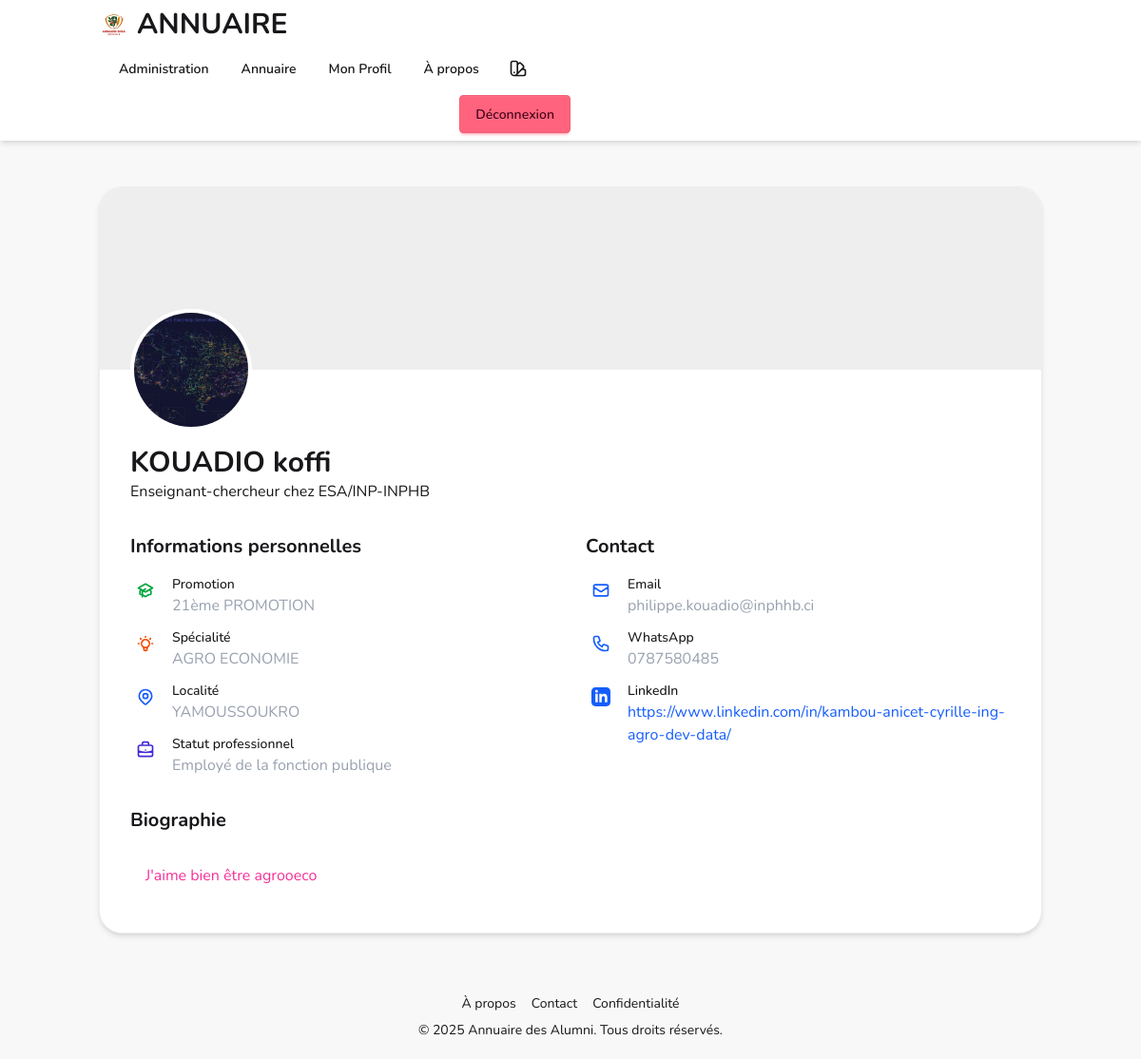
/profile/user/3 (signed in), run on the app's committed database.
### models.py (models this page shows, shortened)
class UserProfile(db.Model):
    __tablename__ = 'user_profiles'
    id = Column(Integer, primary_key=True, autoincrement=True)
    user_id = Column(Integer, db.ForeignKey('users.id'), nullable=False)
    created_at = Column(DateTime, default=datetime.utcnow)
    updated_at = Column(DateTime, default=datetime.utcnow, onupdate=datetime.utcnow)
    nom_prenoms = Column(String(100), nullable=False)
    promotion = Column(SQLEnum(PromotionEnum), nullable=True)
    specialite = Column(SQLEnum(SpecialiteEnum), nullable=True)
    structure = Column(String(255), nullable=True)  # Employeur
    fonction = Column(String(100), nullable=True)
    localite_residence = Column(String(100), nullable=True)
    numero_whatsapp = Column(String(20), nullable=True)
    autres_numeros = Column(String(100), nullable=True)
    email = Column(String(255), nullable=False)
    compte_linkedin = Column(String(255), nullable=True)
    biographie = Column(Text, nullable=True)
    photo_filename = Column(String(255), nullable=True)
    cv_filename = Column(String(255), nullable=True)
    statut_professionnel = Column(SQLEnum(StatutProfessionnelEnum), nullable=True)
    is_mentor_available = Column(Boolean, nullable=True, default=False)
    user = db.relationship('User', backref=db.backref('profile', uselist=False))
    __table_args__ = (
        db.CheckConstraint("LENGTH(numero_whatsapp) >= 10", name="check_whatsapp_length"),
    )

### routes/profile.py (the view)
@profile_bp.route('/user/<int:user_id>')
@login_required
def view_user_profile(user_id):
    user_profile = UserProfile.query.filter_by(user_id=user_id).first_or_404()
    return render_template('profile/view.html', profile=user_profile)

### models.py (called while the page is built)
@login_manager.user_loader
def load_user(user_id):
    return User.query.get(int(user_id))

    @property
    def is_authenticated(self):
        return True

    @property
    def is_admin(self):
        return self.role == RoleEnum.ADMIN or self.role == RoleEnum.SUPER_ADMIN

### templates/profile/view.html (shortened to what this page needs)
{% extends 'base.html' %}
{% block content %}
<div class=" rounded-3xl shadow-md overflow-hidden border border-base-300 bg-base-100">
    <div class="relative h-48 bg-base-300">
        <div class="absolute -bottom-16 left-8">
            {% if profile.photo_filename %}
                <img src="{{ url_for('static', filename='uploads/photos/' + profile.photo_filename) }}"
                     alt="{{ profile.nom_prenoms }}"
                     class="w-32 h-32 rounded-full border-4 border-white object-cover">
            {% else %}
                <div class="w-32 h-32 rounded-full border-4 border-white bg-gray-300 flex items-center justify-center">
                    <span class="text-3xl text-gray-600">{{ profile.nom_prenoms[:1] }}</span>
                </div>
            {% endif %}
        </div>
    </div>
    <div class="mt-20 px-8 pb-8">
        <div class="flex justify-between items-start">
            <div>
                <h1 class="text-3xl font-bold ">{{ profile.nom_prenoms }}</h1>
                <p class="">
                    {% if profile.fonction %}{{ profile.fonction }}{% endif %}
                    {% if profile.fonction and profile.structure %} chez {% endif %}
                    {% if profile.structure %}{{ profile.structure }}{% endif %}
                </p>
            </div>
        </div>
        <div class="grid grid-cols-1 md:grid-cols-2 gap-8 mt-8">
            <div>
                <h2 class="text-xl font-bold mb-4">Informations personnelles</h2>
                <div class="space-y-3">
                    {% if profile.promotion %}
                        <div class="flex items-start">
                            <div class="w-8 h-8 flex-shrink-0 flex items-center justify-center text-green-600">
                            </div>
                            <div class="ml-3">
                                <p class="text-sm font-medium ">Promotion</p>
                                <p class="text-gray-400">{{ profile.promotion.value }}</p>
                            </div>
                        </div>
                    {% endif %}
                    {% if profile.specialite %}
                        <div class="flex items-start">
                            <div class="w-8 h-8 flex-shrink-0 flex items-center justify-center text-orange-600">
                            </div>
                            <div class="ml-3">
                                <p class="text-sm font-medium">Spécialité</p>
                                <p class="text-gray-400">{{ profile.specialite.value }}</p>
                            </div>
                        </div>
                    {% endif %}
                    {% if profile.localite_residence %}
                        <div class="flex items-start">
                            <div class="w-8 h-8 flex-shrink-0 flex items-center justify-center text-blue-600">
                            </div>
                            <div class="ml-3">
                                <p class="text-sm font-medium ">Localité</p>
                                <p class="text-gray-400">{{ profile.localite_residence }}</p>
                            </div>
                        </div>
                    {% endif %}
                    {% if profile.statut_professionnel %}
                        <div class="flex items-start">
                            <div class="w-8 h-8 flex-shrink-0 flex items-center justify-center text-primary">
                            </div>
                            <div class="ml-3">
                                <p class="text-sm font-medium">Statut professionnel</p>
                                <p class="text-gray-400">{{ profile.statut_professionnel.value }}</p>
                            </div>
                        </div>
                    {% endif %}
                </div>
            </div>
            <div>
                <h2 class="text-xl font-bold  mb-4">Contact</h2>
                <div class="space-y-3">
                    <div class="flex items-start">
                        <div class="w-8 h-8 flex-shrink-0 flex items-center justify-center text-blue-600">
                            <svg xmlns="http://www.w3.org/2000/svg" class="h-5 w-5" fill="none" viewBox="0 0 24 24" stroke="currentColor">
                                <path stroke-linecap="round" stroke-linejoin="round" stroke-width="2" d="M3 8l7.89 5.26a2 2 0 002.22 0L21 8M5 19h14a2 2 0 002-2V7a2 2 0 00-2-2H5a2 2 0 00-2 2v10a2 2 0 002 2z" />
                            </svg>
                        </div>
                        <div class="ml-3">
                            <p class="text-sm font-medium ">Email</p>
                            <p class="text-gray-400">{{ profile.email }}</p>
                        </div>
                    </div>
                    {% if profile.numero_whatsapp %}
                        <div class="flex items-start">
                            <div class="w-8 h-8 flex-shrink-0 flex items-center justify-center text-blue-600">
                            </div>
                            <div class="ml-3">
                                <p class="text-sm font-medium ">WhatsApp</p>
                                <p class="text-gray-400">{{ profile.numero_whatsapp }}</p>
                            </div>
                        </div>
                    {% endif %}
                    {% if profile.compte_linkedin %}
                        <div class="flex items-start">
                            <div class="w-8 h-8 flex-shrink-0 flex items-center justify-center text-blue-600">
                            </div>
                            <div class="ml-3">
                                <p class="text-sm font-medium ">LinkedIn</p>
                                <a href="{{ profile.compte_linkedin }}" target="_blank" class="text-blue-600 hover:underline">{{ profile.compte_linkedin }}</a>
                            </div>
                        </div>
                    {% endif %}
                </div>
            </div>
        </div>
        {% if profile.biographie %}
            <div class="mt-8">
                <h2 class="text-xl font-bold  mb-4">Biographie</h2>
                <div class=" p-4 rounded-lg">
                    <p class=" whitespace-pre-line text-secondary">{{ profile.biographie }}</p>
                </div>
            </div>
        {% endif %}
    </div>
</div>
{% endblock %}

### templates/base.html (shortened to what this page needs)
<!DOCTYPE html>
<html lang="fr" data-theme="light">
<head>
    <link href="https://cdn.jsdelivr.net/npm/daisyui@5" rel="stylesheet" type="text/css" />
    <script src="https://cdn.jsdelivr.net/npm/@tailwindcss/browser@4"></script>
    <link href="https://cdn.jsdelivr.net/npm/daisyui@5/themes.css" rel="stylesheet" type="text/css" />
</head>
<body class="min-h-screen bg-base-200">
    <div class="navbar shadow-md sticky top-0 z-50 bg-base-100">
        <div class="container mx-auto px-4">
            <div class="navbar-start">
                <div class="flex items-center">
                    <img src="{{ url_for('static', filename='/assets/images/logo.png') }}" alt="Logo" class="w-8 h-8 mr-2 rounded-full">
                    <a href="{{ url_for('index.index') }}" class="text-3xl md:text-3xl font-bold">
                        ANNUAIRE</a>
                </div>
            </div>
            <div class="navbar-center hidden lg:flex">
                <ul class="menu menu-horizontal px-1">
                    {% if current_user.is_authenticated %}
                        {% if current_user.is_admin %}
                            <li><a href="{{ url_for('admin.dashboard') }}" class="btn btn-ghost">Administration</a></li>
                        {% endif %}
                        <li><a href="{{ url_for('annuaire.index') }}" class="btn btn-ghost">Annuaire</a></li>
                        <li><a href="{{ url_for('profile.view_profile') }}" class="btn btn-ghost">Mon Profil</a></li>
                        <li><a href="{{ url_for('info.info') }}" class="btn btn-ghost">À propos</a></li>
                    {% else %}
                        <li><a href="{{ url_for('info.info') }}" class="btn btn-ghost">À propos</a></li>
                    {% endif %}
                </ul>
                                    <div class="dropdown dropdown-end">
                                        <div tabindex="0" role="button" class="btn btn-ghost btn-circle btn-sm md:btn-md">
                                        </div>
                                    </div>
            </div>
            <div class="navbar-end">
                <div class="flex items-center gap-2">
                    {% if current_user.is_authenticated %}
                        <a href="{{ url_for('auth.logout') }}" class="btn btn-error btn-sm md:btn-md hidden lg:flex">Déconnexion</a>
                    {% else %}
                        <a href="{{ url_for('auth.login') }}" class="btn btn-primary btn-sm md:btn-md hidden lg:flex">Connexion</a>
                    {% endif %}
                </div>
            </div>
        </div>
    </div>
    <main class="container mx-auto px-4 py-8 mb-25">
        {% block content %}{% endblock %}
    </main>
    <footer class="footer footer-center p-5 bg-base-200 text-base-content mt-12" style="position:fixed; bottom:0">
        <div class="container mx-auto">
            <div class="grid grid-flow-col gap-4">
                <a href="{{ url_for('info.info') }}" class="link link-hover">À propos</a>
                <a href="#" class="link link-hover">Contact</a>
                <a href="#" class="link link-hover">Confidentialité</a>
            </div>
            <div>
                <p>&copy; {{ now.year }} Annuaire des Alumni. Tous droits réservés.</p>
            </div>
        </div>
    </footer>
</body>
</html>

### templates/base.html (style rules this page uses)
body { font-family: 'Nunito', sans-serif; }
h1, h2 { font-family: 'Nunito', serif; }

### data on the page
UserProfile: photo_filename (picture), nom_prenoms "KOUADIO koffi", fonction "Enseignant-chercheur", structure "ESA/INP-INPHB", promotion.value "21ème PROMOTION", specialite.value "AGRO ECONOMIE", localite_residence "YAMOUSSOUKRO", statut_professionnel.value "Employé de la fonction publique", email "philippe.kouadio@inphhb.ci", numero_whatsapp "0787580485", compte_linkedin "https://www.linkedin.com/in/kambou-anicet-cyrille-ing-agro-dev-data/", biographie "J'aime bien être agrooeco"
